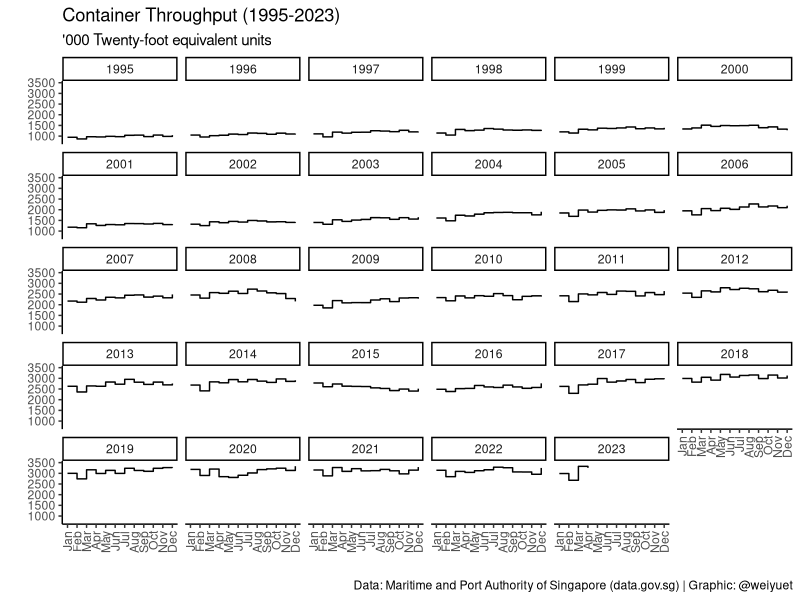
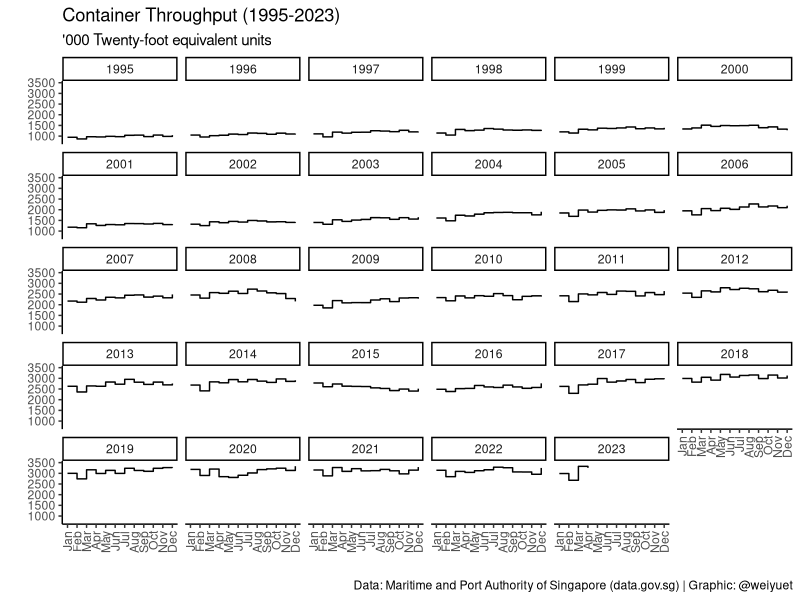

Source code (R) for these figures, in order:
################################
# Container Throughput Monthly #
################################

#### Setup ####
library(tidyverse)
library(glue)

#### Load Data ####
container_throughput_monthly <- read_csv("data/container-throughput-monthly-total/container-throughput-monthly.csv")

#### Wrangle ####
# Separate month and year
container_throughput_monthly <- container_throughput_monthly %>% 
  separate(month, 
           c("year", "month"))

# Convert year and month into numeric
container_throughput_monthly <- container_throughput_monthly %>% 
  mutate(across(1:2, 
                as.numeric))

#### Visualize ####
# How many containers go through Singapore each month?
container_throughput_monthly %>% 
  ggplot(aes(x = month,
             y = container_throughput)) +
  geom_step() +
  facet_wrap(vars(year)) +
  scale_x_continuous(breaks = seq(1:12),
                     labels = month.abb[seq(1:12)]) +
  scale_y_continuous(expand = c(0.1, 0)) +
  labs(x = "",
       y = "",
       title = glue("Container Throughput ({min(container_throughput_monthly$year)}-{max(container_throughput_monthly$year)})"),
       subtitle = "'000 Twenty-foot equivalent units",
       caption = "Data: Maritime and Port Authority of Singapore (data.gov.sg) | Graphic: @weiyuet") +
  theme_classic() +
  theme(axis.text.x = element_text(angle = 90,
                                   vjust = 0.5,
                                   hjust = 1))

#### Save Image ####
ggsave("figures/container-throughput-monthly.png",
       width = 8.5,
       height = 7)